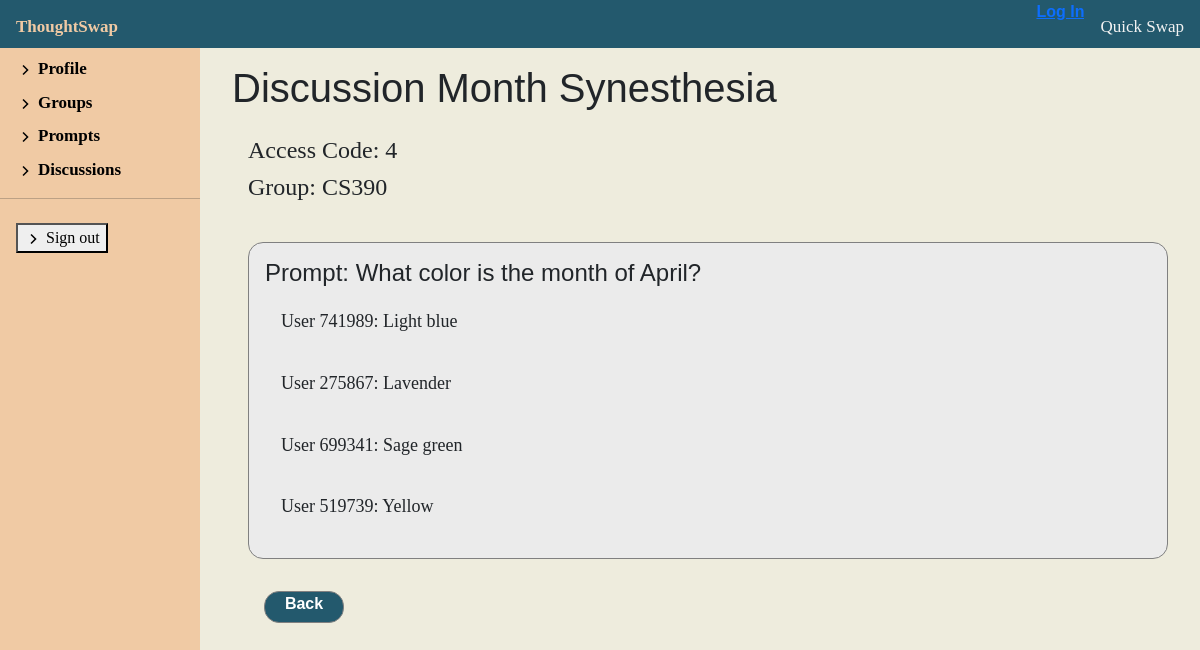
Page /discussion/1/view-discussion/CS390/4 on the committed database.
### discussion/models.py (models this page shows, shortened)
class Discussion(models.Model):
    code = models.IntegerField(default=0, null=False, blank=False)
    name = models.CharField(max_length=200, default='Discussion')
    group = models.ForeignKey('Group', on_delete=models.SET_NULL, null=True)

class Group(models.Model):
    facilitator = models.ForeignKey(
        'Facilitator', on_delete=models.SET_NULL, null=True)
    name = models.CharField(max_length=100, null=False, blank=False, default='Group')
    size = models.IntegerField(null=False, blank=False, default=0)

class Prompt(models.Model):
    id = models.AutoField(primary_key=True)
    content = models.TextField(
        max_length=1000, help_text='Enter a prompt for the discussion', blank=False, null=False)
    discussion = models.ForeignKey(
        'Discussion', on_delete=models.SET_NULL, null=True, blank=True)
    author = models.ForeignKey('Facilitator', on_delete=models.SET_NULL, null=True)

class Thought(models.Model):
    id = models.AutoField(primary_key=True)
    content = models.TextField(max_length=1000, help_text='Enter a response')
    prompt = models.ForeignKey('Prompt', on_delete=models.RESTRICT, null=True)
    author = models.ForeignKey('Participant', on_delete=models.SET_NULL, null=True)

class Participant(models.Model):
    username = models.CharField(
        max_length=100, null=False, blank=False)  # This is the anonymous username given to the participant
    group = models.ForeignKey('Group', on_delete=models.SET_NULL, null=True)
    def __str__(self):
        return f'{self.username}'

### discussion/views.py (the view)
# urls.py: path('<int:pk>/view-discussion/<str:name>/<int:code>', views.DiscussionDetailView, name='view-responses'),
def DiscussionDetailView(request, pk, code, name):
    facilitator = Facilitator.objects.get(pk=pk)
    group = Group.objects.get(facilitator=facilitator, name=name)
    disc = Discussion.objects.get(group=group, code=code)
    context = {
        'facilitator': facilitator,
        'discussion': disc,
    }
    return render(request, 'discussion/profile/discussion_detail.html', context=context)

### discussion/templates/discussion/profile/discussion_detail.html
{% extends "discussion/profile/facilitator_profile.html" %}
{% block profileContent %}
<div class="discussion-view">
    <h1 class="discussion-header">Discussion {{ discussion.name }}</h1>
    <h2 class="discussion-bio"> Access Code: {{ discussion.code }} </h2>
    <h2 class="discussion-bio"> Group: {{ discussion.group.name }} </h2>
    <div class="response-board">
        {% for prompt in discussion.prompt_set.all %}
        {% if prompt.thought_set.count != 0 %}
        <div class="response-item" style="display: block;">
            <h1 class="prompt-header">Prompt: {{ prompt.content }}</h1>
            {% for thought in prompt.thought_set.all %}
            <div>
                <h2 class="prompt-bio">User {{ thought.author }}: {{ thought.content }}</h2>
            </div>
            {% endfor %}
        </div>
        {% endif %}
        {% endfor %}
    </div>
    <a class="back-btn" href="{% url 'facilitator-discussions' pk=facilitator.pk %}"> Back</a>
</div>
{% endblock %}

### discussion/static/css/styles.css (style rules this page uses)
.discussion-header { padding: 1rem; }
.discussion-bio { margin-left: 2rem; font-size: x-large; }
.response-board { padding: 1rem; display: grid; }
.prompt-header { font-size: x-large; }
.prompt-bio { padding: 1rem; font-size: large; }
.response-item { border: solid 1px grey; border-radius: 15px; background: rgb(235, 235, 235); padding: 1rem; margin: 1em; min-width: fit-content; display: flex; justify-content: space-between; }
body { background: #eeecdd; margin: 0; }
h1 { font-family: Arial Black, verdana, sans-serif; }
a { font-family: arial; font-weight: bold; }
p, div, span { font-family: Georgia, 'Times New Roman', Times, serif; }
.discussion-view { display: block; width: 100%; margin-left: 1em; }
.back-btn { background-color: #23596d; border: solid 1px grey; border-radius: 15px; width: 5rem; margin: 0rem 1rem 2rem 3rem; height: 2rem; color: white; font-size: medium; font-family: Arial, Helvetica, sans-serif; font-weight: bold; display: inline-block; text-align: center; text-decoration: none; }

### rows in the picture
Discussion: name "Month Synesthesia", code "4", group.name "CS390"
Prompt: content "What color is the month of April?"
Thought: author "741989", content "Light blue"
Thought: author "275867", content "Lavender"
Thought: author "699341", content "Sage green"
Thought: author "519739", content "Yellow"
